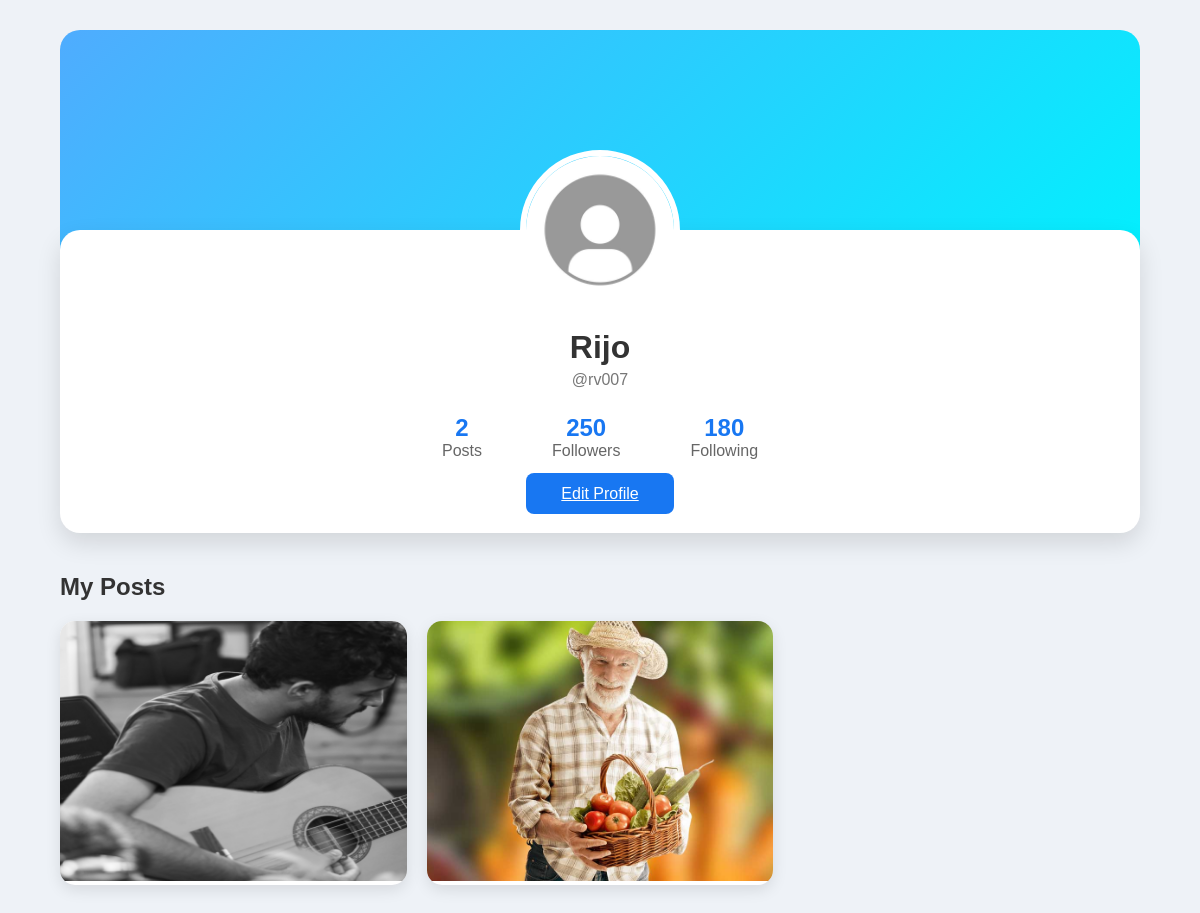
Page /profile (signed in) on the earlier database version.
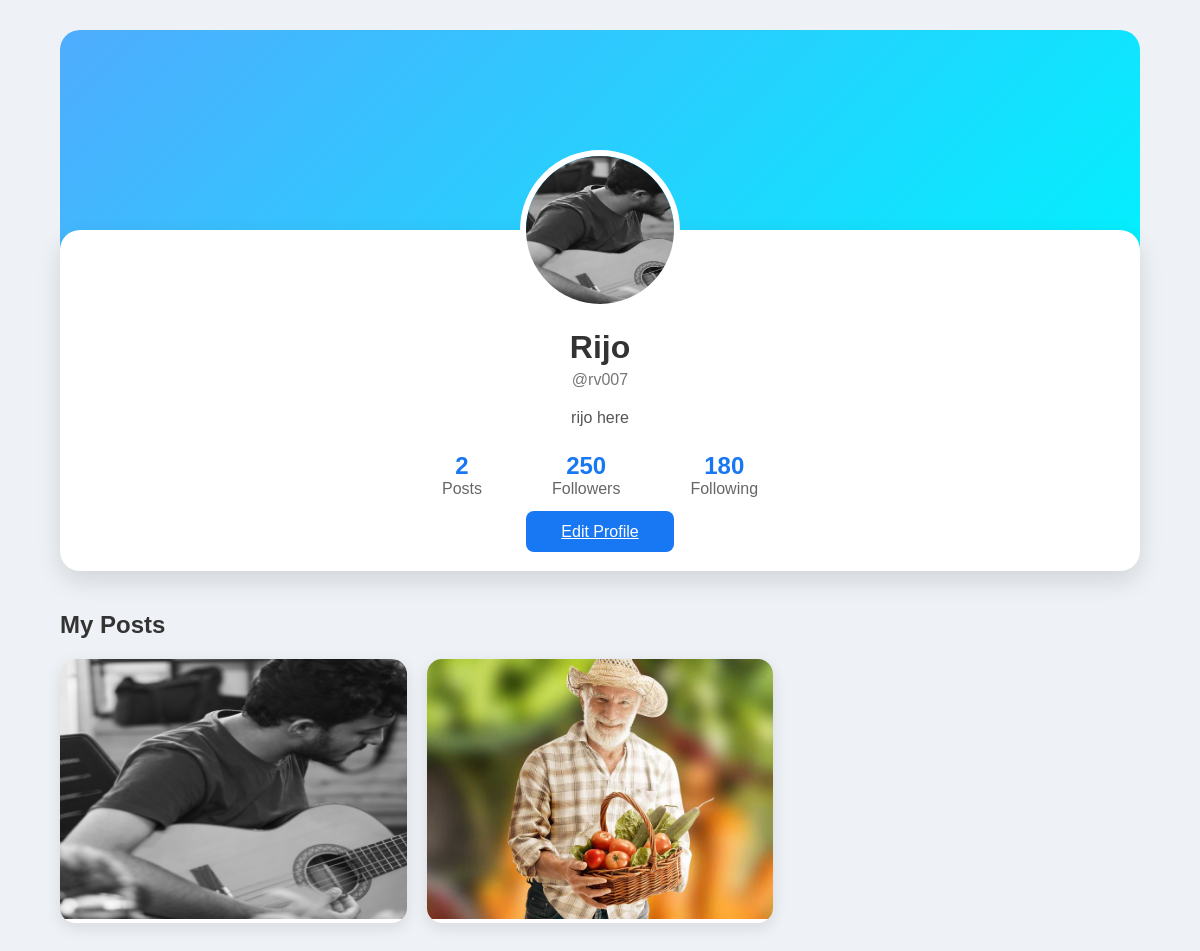
Same page on the later database version.
### core/models.py (models this page shows, shortened)
class Profile(models.Model):
    user=models.ForeignKey(User,on_delete=models.CASCADE)
    id_user=models.IntegerField()
    bio=models.TextField(blank=True)
    profileimg=models.ImageField(upload_to='profile_images',default='blank.jpg')
    location=models.CharField(max_length=100)

class Post(models.Model):
    id=models.UUIDField(primary_key=True,default=uuid.uuid4)
    user=models.CharField(max_length=100)
    image=models.ImageField(upload_to='post_images/')
    caption=models.TextField()
    created_at=models.DateField(default=datetime.now)
    no_of_likes=models.IntegerField(default=0)

### core/views.py (the view)
# urls.py: path('profile',views.profile,name='profile'),
@login_required(login_url='signin')
def profile(request):
    profile_object=Profile.objects.get(user=request.user)
    user_posts=Post.objects.filter(user=request.user.username)
    for post in Post.objects.all():
        print(post.image.name)
    context={
    "profile_object": profile_object,
    "user_posts": user_posts,
    }
    return render(request,'profile.html',context)

### core/templates/profile.html (shortened to what this page needs)
<!DOCTYPE html>
<html lang="en">
<head>
</head>
<body>
<div class="container">
    <div class="profile-card">
        <img src="{{ profile_object.profileimg.url }}" class="profile-img">
        <h1>{{ request.user.first_name }} {{ request.user.last_name }}</h1>
        <p class="username">@{{ request.user.username }}</p>
        <p class="bio">
            {{ profile_object.bio }}
        </p>
        <div class="stats">
            <div class="stat">
                <h2>{{ user_posts.count }}</h2>
                <p>Posts</p>
            </div>
            <div class="stat">
                <h2>250</h2>
                <p>Followers</p>
            </div>
            <div class="stat">
                <h2>180</h2>
                <p>Following</p>
            </div>
        </div>
        <a href="{% url 'settings' %}" class="edit-btn">Edit Profile</a>
    </div>
    <div class="posts">
        <h2>My Posts</h2>
        <div class="grid">
            {% for post in user_posts %}
            <div class="post">
                <img src="{{ post.image.url }}">
            </div>
            {% empty %}
            <h3>No posts uploaded.</h3>
            {% endfor %}
        </div>
    </div>
</div>
</body>
</html>

### core/templates/profile.html (style rules this page uses)
* { margin:0; padding:0; box-sizing:border-box; font-family:Arial, Helvetica, sans-serif; }
body { background:#eef2f7; }
.container { width:90%; max-width:1100px; margin:30px auto; }
.profile-card { background:#fff; margin-top:-80px; border-radius:20px; text-align:center; padding:30px; box-shadow:0 10px 25px rgba(0,0,0,.12); }
.profile-img { width:160px; height:160px; border-radius:50%; object-fit:cover; border:6px solid white; margin-top:-110px; }
.profile-card h1 { margin-top:15px; color:#333; }
.username { color:#777; margin-top:5px; }
.bio { margin:20px auto; width:70%; color:#555; }
.stats { display:flex; justify-content:center; gap:70px; margin:25px 0; }
.stat h2 { color:#1877f2; }
.stat p { color:#666; }
.edit-btn { background:#1877f2; color:white; padding:12px 35px; border:none; border-radius:8px; cursor:pointer; font-size:16px; }
.posts { margin-top:40px; }
.posts h2 { margin-bottom:20px; color:#333; }
.grid { display:grid; grid-template-columns:repeat(auto-fill,minmax(260px,1fr)); gap:20px; }
.post { background:white; border-radius:15px; overflow:hidden; box-shadow:0 5px 15px rgba(0,0,0,.1); }
.post img { width:100%; height:260px; object-fit:cover; transition:.4s; }

Differences in the rows shown:
changed Profile: profileimg: picture added in place of a placeholder; bio (not shown) → "rijo here"
